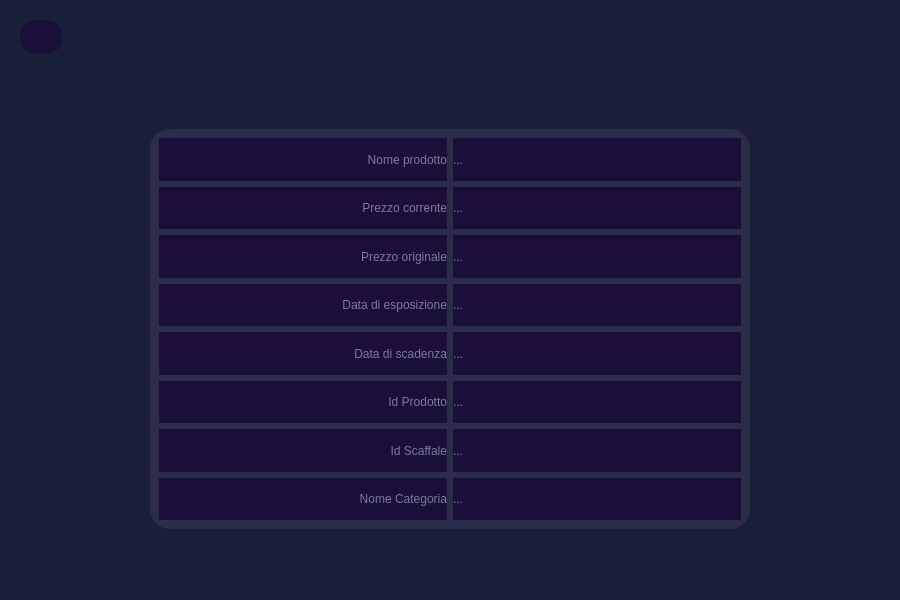
<?xml version="1.0" encoding="UTF-8"?>
<ui version="4.0">
 <class>Prodotti</class>
 <widget class="QWidget" name="Prodotti">
  <property name="geometry">
   <rect>
    <x>0</x>
    <y>0</y>
    <width>900</width>
    <height>600</height>
   </rect>
  </property>
  <property name="windowTitle">
   <string>Form</string>
  </property>
  <property name="styleSheet">
   <string notr="true">*{
color: #78799c;
border: none;
}
#Prodotti,#frame_2,#frame_11{
	background-color:#1a1f39;
}
#frame{
	background-color: #2a2c49;
	border-radius: 20px;
}
QLabel{
	color:#78799c;
	background-color:#1a0f39;
}
#indietroBtn:pressed{
	background-color: rgba(26, 31, 57,150);
}
#indietroBtn{
	background-color: #1a0f39;
	border-radius: 15px;
	padding : 10px 5px;
	text-align:left;
	color:#78799c;
	font: 10pt &quot;Leelawadee UI&quot;;
}







</string>
  </property>
  <layout class="QVBoxLayout" name="verticalLayout_3">
   <item>
    <widget class="QFrame" name="frame_2">
     <property name="frameShape">
      <enum>QFrame::StyledPanel</enum>
     </property>
     <property name="frameShadow">
      <enum>QFrame::Raised</enum>
     </property>
     <layout class="QHBoxLayout" name="horizontalLayout_10">
      <item alignment="Qt::AlignLeft">
       <widget class="QPushButton" name="indietroBtn">
        <property name="cursor">
         <cursorShape>PointingHandCursor</cursorShape>
        </property>
        <property name="text">
         <string/>
        </property>
        <property name="icon">
         <iconset resource="../resources.qrc">
          <normaloff>:/purpleIcons/assets/#78799c(purple) icons/arrow-left.svg</normaloff>:/purpleIcons/assets/#78799c(purple) icons/arrow-left.svg</iconset>
        </property>
        <property name="iconSize">
         <size>
          <width>24</width>
          <height>24</height>
         </size>
        </property>
       </widget>
      </item>
     </layout>
    </widget>
   </item>
   <item>
    <widget class="QFrame" name="frame_11">
     <property name="sizePolicy">
      <sizepolicy hsizetype="Preferred" vsizetype="Expanding">
       <horstretch>0</horstretch>
       <verstretch>0</verstretch>
      </sizepolicy>
     </property>
     <property name="frameShape">
      <enum>QFrame::StyledPanel</enum>
     </property>
     <property name="frameShadow">
      <enum>QFrame::Raised</enum>
     </property>
     <layout class="QHBoxLayout" name="horizontalLayout">
      <item>
       <widget class="QFrame" name="frame">
        <property name="sizePolicy">
         <sizepolicy hsizetype="Preferred" vsizetype="Preferred">
          <horstretch>0</horstretch>
          <verstretch>0</verstretch>
         </sizepolicy>
        </property>
        <property name="maximumSize">
         <size>
          <width>600</width>
          <height>400</height>
         </size>
        </property>
        <property name="styleSheet">
         <string notr="true"/>
        </property>
        <property name="frameShape">
         <enum>QFrame::StyledPanel</enum>
        </property>
        <property name="frameShadow">
         <enum>QFrame::Raised</enum>
        </property>
        <layout class="QVBoxLayout" name="verticalLayout">
         <item>
          <widget class="QFrame" name="frame_6">
           <property name="frameShape">
            <enum>QFrame::StyledPanel</enum>
           </property>
           <property name="frameShadow">
            <enum>QFrame::Raised</enum>
           </property>
           <layout class="QHBoxLayout" name="horizontalLayout_5">
            <property name="spacing">
             <number>6</number>
            </property>
            <property name="leftMargin">
             <number>0</number>
            </property>
            <property name="topMargin">
             <number>0</number>
            </property>
            <property name="rightMargin">
             <number>0</number>
            </property>
            <property name="bottomMargin">
             <number>0</number>
            </property>
            <item>
             <widget class="QLabel" name="label_10">
              <property name="text">
               <string>Nome prodotto</string>
              </property>
              <property name="alignment">
               <set>Qt::AlignRight|Qt::AlignTrailing|Qt::AlignVCenter</set>
              </property>
             </widget>
            </item>
            <item>
             <widget class="QLabel" name="nomeProdottoDaIns">
              <property name="text">
               <string>...</string>
              </property>
             </widget>
            </item>
           </layout>
          </widget>
         </item>
         <item>
          <widget class="QFrame" name="frame_5">
           <property name="frameShape">
            <enum>QFrame::StyledPanel</enum>
           </property>
           <property name="frameShadow">
            <enum>QFrame::Raised</enum>
           </property>
           <layout class="QHBoxLayout" name="horizontalLayout_4">
            <property name="spacing">
             <number>6</number>
            </property>
            <property name="leftMargin">
             <number>0</number>
            </property>
            <property name="topMargin">
             <number>0</number>
            </property>
            <property name="rightMargin">
             <number>0</number>
            </property>
            <property name="bottomMargin">
             <number>0</number>
            </property>
            <item>
             <widget class="QLabel" name="label_8">
              <property name="text">
               <string>Prezzo corrente</string>
              </property>
              <property name="alignment">
               <set>Qt::AlignRight|Qt::AlignTrailing|Qt::AlignVCenter</set>
              </property>
             </widget>
            </item>
            <item>
             <widget class="QLabel" name="prezzoCorrenteDaIns">
              <property name="text">
               <string>...</string>
              </property>
             </widget>
            </item>
           </layout>
          </widget>
         </item>
         <item>
          <widget class="QFrame" name="frame_7">
           <property name="frameShape">
            <enum>QFrame::StyledPanel</enum>
           </property>
           <property name="frameShadow">
            <enum>QFrame::Raised</enum>
           </property>
           <layout class="QHBoxLayout" name="horizontalLayout_6">
            <property name="spacing">
             <number>6</number>
            </property>
            <property name="leftMargin">
             <number>0</number>
            </property>
            <property name="topMargin">
             <number>0</number>
            </property>
            <property name="rightMargin">
             <number>0</number>
            </property>
            <property name="bottomMargin">
             <number>0</number>
            </property>
            <item>
             <widget class="QLabel" name="label_12">
              <property name="text">
               <string>Prezzo originale</string>
              </property>
              <property name="alignment">
               <set>Qt::AlignRight|Qt::AlignTrailing|Qt::AlignVCenter</set>
              </property>
             </widget>
            </item>
            <item>
             <widget class="QLabel" name="prezzoOriginaleDaIns">
              <property name="text">
               <string>...</string>
              </property>
             </widget>
            </item>
           </layout>
          </widget>
         </item>
         <item>
          <widget class="QFrame" name="frame_8">
           <property name="frameShape">
            <enum>QFrame::StyledPanel</enum>
           </property>
           <property name="frameShadow">
            <enum>QFrame::Raised</enum>
           </property>
           <layout class="QHBoxLayout" name="horizontalLayout_7">
            <property name="spacing">
             <number>6</number>
            </property>
            <property name="leftMargin">
             <number>0</number>
            </property>
            <property name="topMargin">
             <number>0</number>
            </property>
            <property name="rightMargin">
             <number>0</number>
            </property>
            <property name="bottomMargin">
             <number>0</number>
            </property>
            <item>
             <widget class="QLabel" name="label_14">
              <property name="text">
               <string>Data di esposizione</string>
              </property>
              <property name="alignment">
               <set>Qt::AlignRight|Qt::AlignTrailing|Qt::AlignVCenter</set>
              </property>
             </widget>
            </item>
            <item>
             <widget class="QLabel" name="dataDiEsposizioneDaIns">
              <property name="text">
               <string>...</string>
              </property>
             </widget>
            </item>
           </layout>
          </widget>
         </item>
         <item>
          <widget class="QFrame" name="frame_9">
           <property name="frameShape">
            <enum>QFrame::StyledPanel</enum>
           </property>
           <property name="frameShadow">
            <enum>QFrame::Raised</enum>
           </property>
           <layout class="QHBoxLayout" name="horizontalLayout_8">
            <property name="spacing">
             <number>6</number>
            </property>
            <property name="leftMargin">
             <number>0</number>
            </property>
            <property name="topMargin">
             <number>0</number>
            </property>
            <property name="rightMargin">
             <number>0</number>
            </property>
            <property name="bottomMargin">
             <number>0</number>
            </property>
            <item>
             <widget class="QLabel" name="label_16">
              <property name="text">
               <string>Data di scadenza</string>
              </property>
              <property name="alignment">
               <set>Qt::AlignRight|Qt::AlignTrailing|Qt::AlignVCenter</set>
              </property>
             </widget>
            </item>
            <item>
             <widget class="QLabel" name="dataDiScadenzaDaIns">
              <property name="text">
               <string>...</string>
              </property>
             </widget>
            </item>
           </layout>
          </widget>
         </item>
         <item>
          <widget class="QFrame" name="frame_10">
           <property name="frameShape">
            <enum>QFrame::StyledPanel</enum>
           </property>
           <property name="frameShadow">
            <enum>QFrame::Raised</enum>
           </property>
           <layout class="QHBoxLayout" name="horizontalLayout_9">
            <property name="spacing">
             <number>6</number>
            </property>
            <property name="leftMargin">
             <number>0</number>
            </property>
            <property name="topMargin">
             <number>0</number>
            </property>
            <property name="rightMargin">
             <number>0</number>
            </property>
            <property name="bottomMargin">
             <number>0</number>
            </property>
            <item>
             <widget class="QLabel" name="label_18">
              <property name="text">
               <string>Id Prodotto</string>
              </property>
              <property name="alignment">
               <set>Qt::AlignRight|Qt::AlignTrailing|Qt::AlignVCenter</set>
              </property>
             </widget>
            </item>
            <item>
             <widget class="QLabel" name="idProdottoDaIns">
              <property name="text">
               <string>...</string>
              </property>
             </widget>
            </item>
           </layout>
          </widget>
         </item>
         <item>
          <widget class="QFrame" name="frame_4">
           <property name="frameShape">
            <enum>QFrame::StyledPanel</enum>
           </property>
           <property name="frameShadow">
            <enum>QFrame::Raised</enum>
           </property>
           <layout class="QHBoxLayout" name="horizontalLayout_3">
            <property name="spacing">
             <number>6</number>
            </property>
            <property name="leftMargin">
             <number>0</number>
            </property>
            <property name="topMargin">
             <number>0</number>
            </property>
            <property name="rightMargin">
             <number>0</number>
            </property>
            <property name="bottomMargin">
             <number>0</number>
            </property>
            <item>
             <widget class="QLabel" name="label_6">
              <property name="text">
               <string>Id Scaffale</string>
              </property>
              <property name="alignment">
               <set>Qt::AlignRight|Qt::AlignTrailing|Qt::AlignVCenter</set>
              </property>
             </widget>
            </item>
            <item>
             <widget class="QLabel" name="idScaffaleDaIns">
              <property name="text">
               <string>...</string>
              </property>
             </widget>
            </item>
           </layout>
          </widget>
         </item>
         <item>
          <widget class="QFrame" name="frame_3">
           <property name="frameShape">
            <enum>QFrame::StyledPanel</enum>
           </property>
           <property name="frameShadow">
            <enum>QFrame::Raised</enum>
           </property>
           <layout class="QHBoxLayout" name="horizontalLayout_2">
            <property name="spacing">
             <number>6</number>
            </property>
            <property name="leftMargin">
             <number>0</number>
            </property>
            <property name="topMargin">
             <number>0</number>
            </property>
            <property name="rightMargin">
             <number>0</number>
            </property>
            <property name="bottomMargin">
             <number>0</number>
            </property>
            <item>
             <widget class="QLabel" name="label_4">
              <property name="text">
               <string>Nome Categoria</string>
              </property>
              <property name="alignment">
               <set>Qt::AlignRight|Qt::AlignTrailing|Qt::AlignVCenter</set>
              </property>
             </widget>
            </item>
            <item>
             <widget class="QLabel" name="nomeCategoriaDaIns">
              <property name="text">
               <string>...</string>
              </property>
             </widget>
            </item>
           </layout>
          </widget>
         </item>
        </layout>
       </widget>
      </item>
     </layout>
    </widget>
   </item>
  </layout>
 </widget>
 <resources>
  <include location="../resources.qrc"/>
 </resources>
 <connections/>
</ui>
